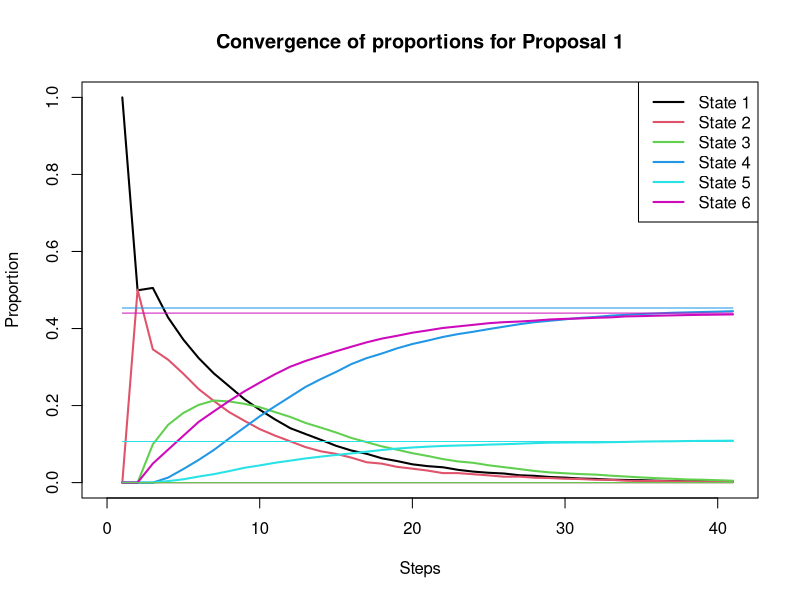
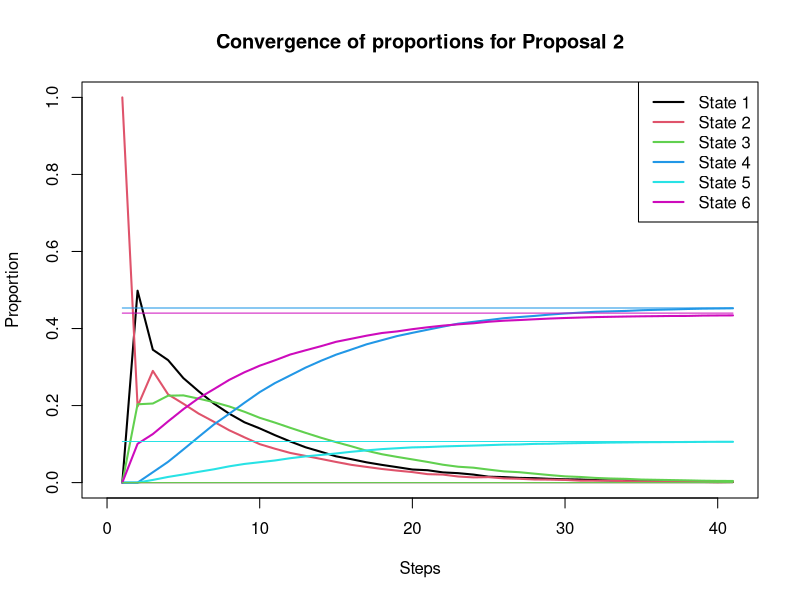
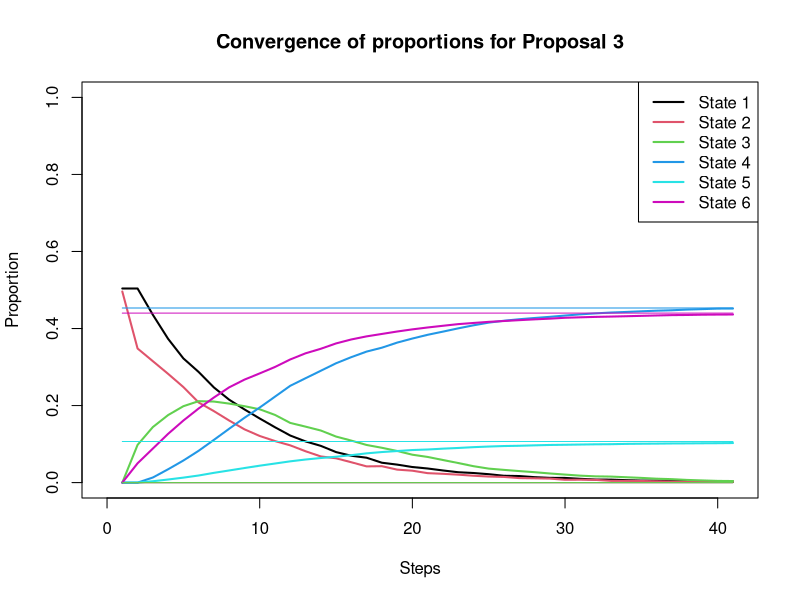

These charts were generated, in order, by the following R code:
# F79SP Coursework: Manufacturing Processess
################################################################################

################################################################################
# Initializing variables
################################################################################

# Set Seed to reproduce results
set.seed(6014)

# HWUM ID: H00456014
D = 4 # last digit of HWUM ID

# Define manufacturing processes' transition matrix
P <-matrix( c(0.5, 0.5, 0, 0, 0, 0,
              0.5, 0.2, 0.2, 0, 0, 0.1, 
              0, 0, 0.8, 0.2 * (0.6 + D/50), 0.2 * (0.2 - D/100), 0.2 * (0.2 - D/100), 
              0, 0, 0, 1, 0, 0, 
              0, 0, 0, 0, 1, 0, 
              0, 0, 0, 0, 0, 1),
              nrow=6,ncol=6,byrow= TRUE)

# All input items start from Machine A
Proposal_1 = 1

# All input items start from Machine B
Proposal_2 = 2

# All input items start from either Machine A or Machine B at random, with equal probability
# Proposal_3 = sample(x=2, size=1, prob= c(0.5, 0.5))
Proposal_3 = 4

# Costs per time-step
Material_Cost = 2
Machine_A_Cost = 0.1
Machine_B_Cost = 0.1
Machine_C_Cost = 0.2

# Selling price of products
Price_e = 9
Price_s = 6
Price_d = 0

################################################################################
# Simulations
################################################################################

# Main simulation function
Simulate_Manufacturing_Process = function(n, X_1){
  trials<-n
  
  # Initialising Counters
  totalsteps = 0
  totalABsteps = 0
  hitfour = 0
  hitfive = 0
  hitsix = 0
  Total_cost = 0
  Total_manu_cost = 0
  Total_revenue = 0
  Total_profit = 0
  
  for( j in 1:trials){
    
    # Initialise starting point
    X = X_1
    
    # For proposal 3
    if(X == 4){
      X = sample(x=2, size=1, prob= c(0.5, 0.5))
    }
    
    Total_cost = Total_cost + Material_Cost
    
    i = 1 # Number of steps
    j = 1 # Number of steps within Machine A and B
    while(X[i] < 4){
      
      # Checks if step is still in Machine A or B
      if(X[i] < 3){
        j = j + 1
      }
      
      p<-P[X[i],] # Calculate the p values
      X[i+1]<-sample(x=6, size=1, prob=p) # update the chain
      i = i + 1
      
      # Previous Machine Cost Counter
      if(X[i-1] == 1){
        Total_cost = Total_cost + Machine_A_Cost
        Total_manu_cost = Total_manu_cost + Machine_A_Cost
      }else if (X[i-1] == 2){
        Total_cost = Total_cost + Machine_B_Cost
        Total_manu_cost = Total_manu_cost + Machine_B_Cost
      }else if (X[i-1] == 3){
        Total_cost = Total_cost + Machine_C_Cost
        Total_manu_cost = Total_manu_cost + Machine_C_Cost
      }
    }
    
    # Time Counter
    totalsteps = totalsteps + (i-1)
    # Time Counter for Machine A and B only
    totalABsteps = totalABsteps + (j-1)
    
    # Hit Product & Revenue Counter
    if(X[i]==4){
      hitfour <- hitfour + 1
      Total_revenue = Total_revenue + Price_e
    }else if(X[i]==5){
      hitfive <- hitfive + 1
      Total_revenue = Total_revenue + Price_s
    }else if(X[i]==6){
      hitsix <- hitsix + 1
      Total_revenue = Total_revenue + Price_d
    }
    
  }
  
  # Expected Time
  time_est<-totalsteps/trials
  # Expected AB Time
  time_AB_est = totalABsteps/trials
  
  # Expected Proportions
  fourbest = hitfour/trials
  fivebest = hitfive/trials
  sixbest = hitsix/trials
  
  # Expected Costs
  T_cost_est = Total_cost/trials
  cost_est = Total_manu_cost/trials
  
  # Expected Profit
  Total_profit = Total_revenue - Total_cost
  profit_est = Total_profit/trials
  
  return(c(time_est, fourbest, fivebest, sixbest, time_AB_est, T_cost_est, profit_est, cost_est))
}

# Generating Information Vectors
Info_vec_1 = Simulate_Manufacturing_Process(n = 10000, X = Proposal_1)
Info_vec_2 = Simulate_Manufacturing_Process(n = 10000, X = Proposal_2)
Info_vec_3 = Simulate_Manufacturing_Process(n = 10000, X = Proposal_3)

################################################################################
# Plot of stationary distribution
################################################################################

simulate.chain<-function(trials,n,P,X0){
  m <-dim(P)[1]
  
  #Vectors to store proportion of simulations in each state
  levels<-matrix(0,nrow=m,ncol=n+1)
  for(j in 1:trials){
    if(X0 == 3){
      X = sample(x=2, size=1, prob= c(0.5, 0.5))
    } else {
      X<-X0 #initial state of the Markov Chain
    }
    
    levels[X, 1] =levels[X, 1] +1 #Record the initial state
    for(i in 1:n){
      p<-P[X[i],] #Get the p values
      X[i+1]<-sample(x=m,size=1,prob=p) #update the chain
      levels[X[i+1],i+1] =levels[X[i+1],i+1] +1
    }
  }
  levels<-levels/trials
}

m = 6
n = 40

levels <- simulate.chain(10000, n, P, 1)
levels2 <- simulate.chain(10000, n, P, 2)
levels3 <- simulate.chain(10000, n, P, 3)

plotting = function (m, n, levels, title){
  #Plot the evolution of the proportion at each state
  plot(levels[1,], type='l', xlim=c(0,n+1), ylim=c(0,1), xlab='Steps',
       ylab='Proportion', col=1,lwd=2, main = title)
  
  for (i in 2:m){
    lines(levels[i,], col=i, lwd=2)
  }
  
  labels <- sapply(1:m, function(x) { paste("State", x)})
  
  legend("topright", labels, col=1:m, lwd=2)
  
  #lines representing the stationary distribution
  exact <- c(0, 0, 0,  0.4533, 0.1067,  0.44)
  for (i in 1:m){
    lines(exact[i]*rep(1,n+1), col=i)
  }
}

plotting(m,n, levels, "Convergence of proportions for Proposal 1")
plotting(m,n, levels2, "Convergence of proportions for Proposal 2")
plotting(m,n, levels3, "Convergence of proportions for Proposal 3")

################################################################################
# Probability of Quality of Product, Given in Machine C
################################################################################

Start_Machine_C = 3
Info_vec_4 = Simulate_Manufacturing_Process(n = 10000, X = Start_Machine_C)

# Probability of excellent product
Quantity1 = Info_vec_4[2]
Prob_e = Quantity1

# Probability of satisfactory product
Prob_s = Info_vec_4[3]

# Probability of defective product
Quantity2 = Info_vec_4[4]
Prob_d = Quantity2

################################################################################
# Expected Manufacturing Time
################################################################################

# Proposal 1
Quantity3 = Info_vec_1[1]
Est_Time_1 = Quantity3

# Proposal 2
Quantity4 = Info_vec_2[1]
Est_Time_2 = Quantity4

# Proposal 3
Est_Time_3 = Info_vec_3[1]

################################################################################
# Expected Proportion of Quality of Products
################################################################################

### Proposal 1
# Excellent products
Est_Prob_1_e = Info_vec_1[2]
Quantity5 = Est_Prob_1_e

# Satisfactory products
Est_Prob_1_s = Info_vec_1[3]
Quantity6 = Est_Prob_1_s

# Defective products
Est_Prob_1_d = Info_vec_1[4]
Quantity7 = Est_Prob_1_d

### Proposal 2
# Excellent products
Est_Prob_2_e = Info_vec_2[2]
Quantity8 = Est_Prob_2_e

# Satisfactory products
Est_Prob_2_s = Info_vec_2[3]
Quantity9 = Est_Prob_2_s

# Defective products
Est_Prob_2_d = Info_vec_2[4]
Quantity10 = Est_Prob_2_d

### Proposal 3
# Excellent products
Est_Prob_3_e = Info_vec_3[2]

# Satisfactory products
Est_Prob_3_s = Info_vec_3[3]

# Defective products
Est_Prob_3_d = Info_vec_3[4]

################################################################################
# Expected Total Time Spent in Machine A and B
################################################################################

# Proposal 1
Est_Time_AB_1 = Info_vec_1[5]
Quantity11 = Est_Time_AB_1

# Proposal 2
Est_Time_AB_2 = Info_vec_2[5]
Quantity12 = Est_Time_AB_2

# Proposal 3
Est_Time_AB_3 = Info_vec_3[5]

################################################################################
# Expected Total Manufacturing Costs
################################################################################

# Proposal 1
Est_Cost_1 = Info_vec_1[6]
Quantity13 = Info_vec_1[8]

# Proposal 2
Est_Cost_2 = Info_vec_2[6]
Quantity14 = Info_vec_2[8]

# Proposal 3
Est_Cost_3 = Info_vec_3[6]

################################################################################
# Expected Profit of a Final Product
################################################################################

# Proposal 1
Est_Profit_1 = Info_vec_1[7]
Quantity15 = Est_Profit_1

# Proposal 2
Est_Profit_2 = Info_vec_2[7]

# Proposal 3
Est_Profit_3 = Info_vec_3[7]
Quantity16 = Est_Profit_3

################################################################################
# Print Results (4 d.p.)
################################################################################
#print(round(c(Est_Time_1, Est_Time_2, Est_Time_3, Est_Prob_1_e, Est_Prob_1_s, Est_Prob_1_d, 
#              Est_Prob_2_e, Est_Prob_2_s, Est_Prob_2_d, Est_Prob_3_e, Est_Prob_3_s, Est_Prob_3_d, 
#              Est_Cost_1, Est_Cost_2, Est_Cost_3, Est_Profit_1, Est_Profit_2, Est_Profit_3),4))
#######################################END######################################
